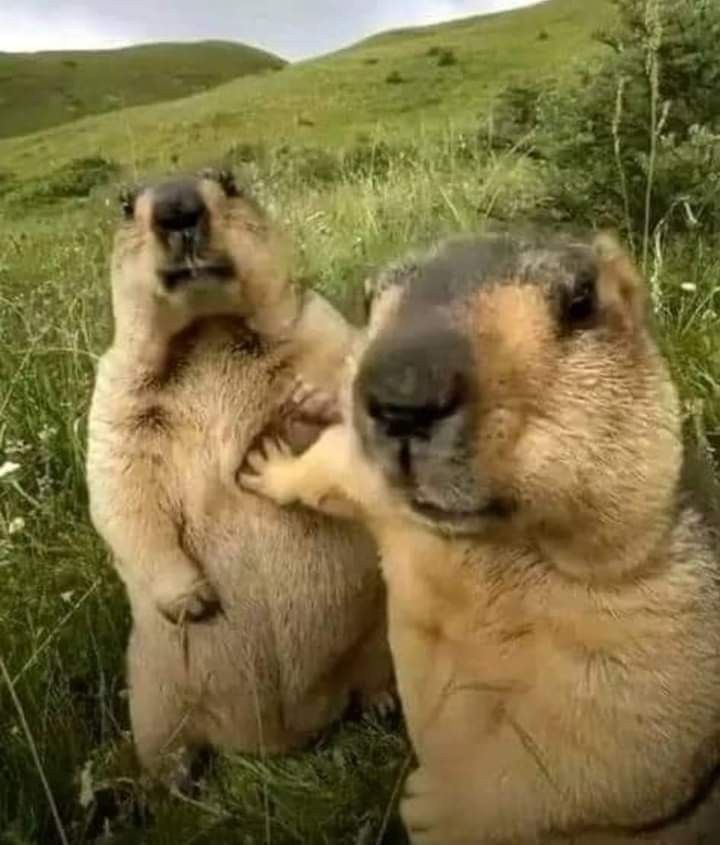
#> input picture Computer vision/06__Colourspaces/B1.jpg, 720 x 845 px, found by its file name
$ python Basic.py
#> lines starting #> are read from the running program, lines starting #| are printed output that depends on the picture
import os
import  cv2

image_path = os.path.join(r"C:\Users\Rakesh\OneDrive\Desktop\Codes\Python\Computer vision\06__Colourspaces", 'B1.jpg')

img = cv2.imread(image_path)
#> img is the input picture: shape (845, 720, 3); mean B, G, R 67.8, 111.7, 124.7

img_rgb = cv2.cvtColor(img, cv2.COLOR_BGR2RGB)
img_gray = cv2.cvtColor(img, cv2.COLOR_BGR2GRAY)
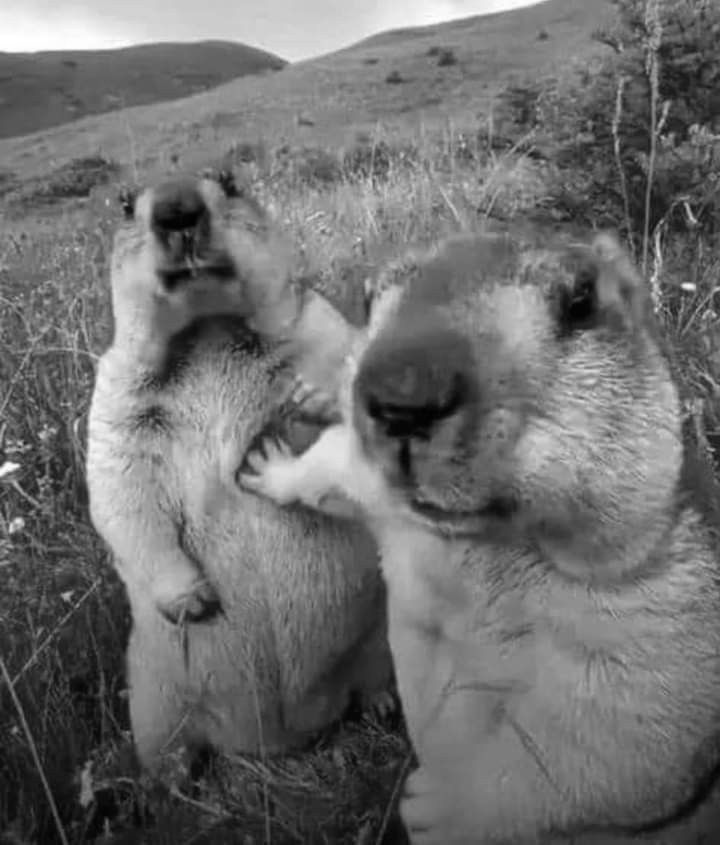
#> img_gray: shape (845, 720); min 1, max 255, mean 110.6
img_hsv = cv2.cvtColor(img, cv2.COLOR_BGR2HSV)
#> img_hsv: shape (845, 720, 3); mean H, S, V 26.4, 132.3, 126.2

cv2.imshow('img', img)
cv2.imshow('img_rgb', img_rgb)
cv2.imshow('img_gray', img_gray)
cv2.imshow('img_hsv', img_hsv)

cv2.waitKey(0)
